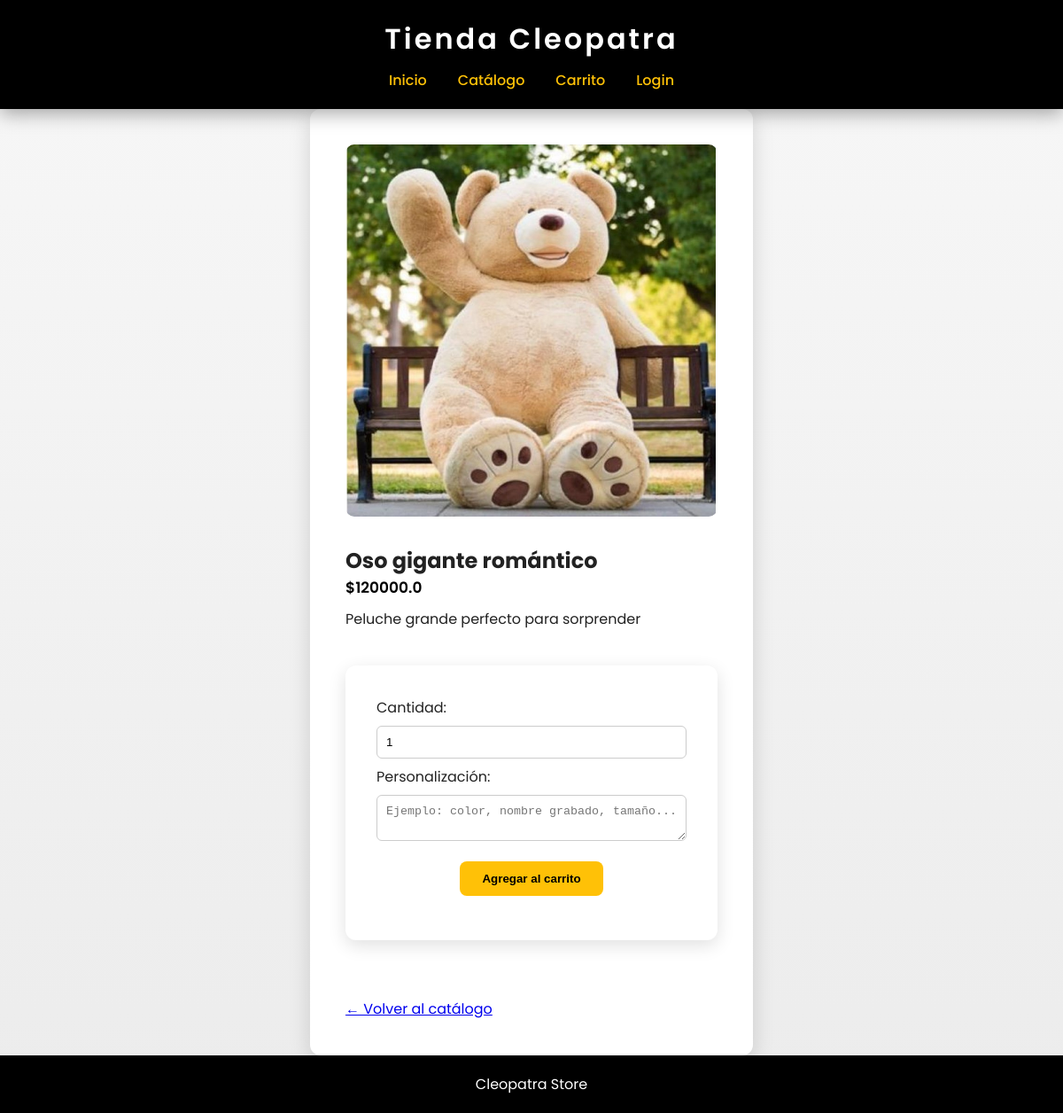
The page /producto/16 on the database its author committed.
### tables this page shows
CREATE TABLE productos (
        id_producto INTEGER PRIMARY KEY AUTOINCREMENT,
        nombre TEXT NOT NULL,
        descripcion TEXT,
        precio REAL NOT NULL,
        id_categoria INTEGER, imagen BLOB,
        FOREIGN KEY (id_categoria) REFERENCES categorias(id_categoria)
    );

### app.py (the view)
@app.route("/producto/<int:id>")
def producto(id):
    conn = get_db()
    producto = conn.execute(
        "SELECT * FROM productos WHERE id_producto=?",
        (id,)
    ).fetchone()
    conn.close()
    return render_template("publico/producto.html", producto=producto)

### app.py (called while the page is built)
def get_db():
    conn = sqlite3.connect(DATABASE)
    conn.row_factory = sqlite3.Row
    return conn

### templates/publico/producto.html (shortened to what this page needs)
<!DOCTYPE html>
<html lang="es">
<head>
    <link rel="stylesheet" href="{{ url_for('static', filename='css/styles.css') }}">
</head>
<body>
<header>
    <h1>Tienda Cleopatra</h1>
    <nav>
        <a href="{{ url_for('home') }}">Inicio</a>
        <a href="{{ url_for('catalogo') }}">Catálogo</a>
        <a href="{{ url_for('carrito') }}">Carrito</a>
        {% if session.get('usuario_id') %}
            <span>Hola {{ session.get('nombre') }}</span>
            <a href="{{ url_for('logout') }}">Cerrar sesión</a>
        {% else %}
            <a href="{{ url_for('login') }}">Login</a>
        {% endif %}
    </nav>
</header>
<section class="producto-detalle">
    <div class="producto-imagen">
        <img src="{{ url_for('static', filename='img/' ~ (producto.imagen or 'default.png')) }}" alt="{{ producto.nombre }}">
    </div>
    <div class="producto-info">
        <h2>{{ producto.nombre }}</h2>
        <p class="precio">
            ${{ producto.precio }}
        </p>
        <p class="descripcion">
            {{ producto.descripcion }}
        </p>
        <form action="{{ url_for('agregar_carrito', id=producto.id_producto) }}" method="POST">
            <label>Cantidad:</label>
            <input type="number" name="cantidad" value="1" min="1" required>
            <label>Personalización:</label>
            <textarea
                name="personalizacion"
                placeholder="Ejemplo: color, nombre grabado, tamaño..."
            ></textarea>
            <button type="submit">
                Agregar al carrito
            </button>
        </form>
        <br>
        <a href="{{ url_for('catalogo') }}">
            ← Volver al catálogo
        </a>
    </div>
</section>
<footer>
    <p>Cleopatra Store</p>
</footer>
</body>
</html>

### static/css/styles.css (style rules this page uses)
* { margin:0; padding:0; box-sizing:border-box; }
html,body { height:100%; }
body { font-family:'Poppins',sans-serif; background:linear-gradient(180deg,#f7f7f7,#ececec); color:#222; display:flex; flex-direction:column; min-height:100vh; animation:fadePage .6s ease; }
header { background:#000; color:#fff; padding:20px; box-shadow:0 5px 20px rgba(0,0,0,0.35); position:sticky; top:0; z-index:1000; }
header h1 { text-align:center; margin-bottom:10px; letter-spacing:3px; font-weight:600; }
nav { display:flex; justify-content:center; align-items:center; gap:35px; flex-wrap:wrap; }
nav a { color:#FFC107; text-decoration:none; font-weight:500; position:relative; transition:0.3s; }
nav a::after { content:''; width:0%; height:2px; background:#FFC107; position:absolute; bottom:-5px; left:0; transition:0.3s; }
button,.btn { background:#FFC107; color:#000; border:none; padding:12px 25px; font-weight:600; border-radius:8px; cursor:pointer; transition:all .3s ease; display:block; margin:15px auto; }
.precio { color:#000; font-weight:600; margin-bottom:10px; font-size:17px; }
.producto-detalle { max-width:900px; margin:auto; padding:40px; background:#fff; border-radius:12px; box-shadow:0 8px 25px rgba(0,0,0,0.15); animation:fadePage .5s; }
.producto-detalle img { width:100%; max-height:420px; object-fit:cover; border-radius:10px; margin-bottom:25px; }
form { max-width:420px; margin:40px auto; background:#fff; padding:35px; border-radius:12px; box-shadow:0 6px 20px rgba(0,0,0,0.12); display:flex; flex-direction:column; gap:8px; }
form input,form textarea,form select { width:100%; padding:10px; border-radius:6px; border:1px solid #ccc; transition:0.2s; }
footer { background:#000; color:#fff; text-align:center; padding:20px; margin-top:auto; width:100%; }

### rows shown on the page
productos: imagen (picture), nombre "Oso gigante romántico", precio "120000.0", descripcion "Peluche grande perfecto para sorprender"
